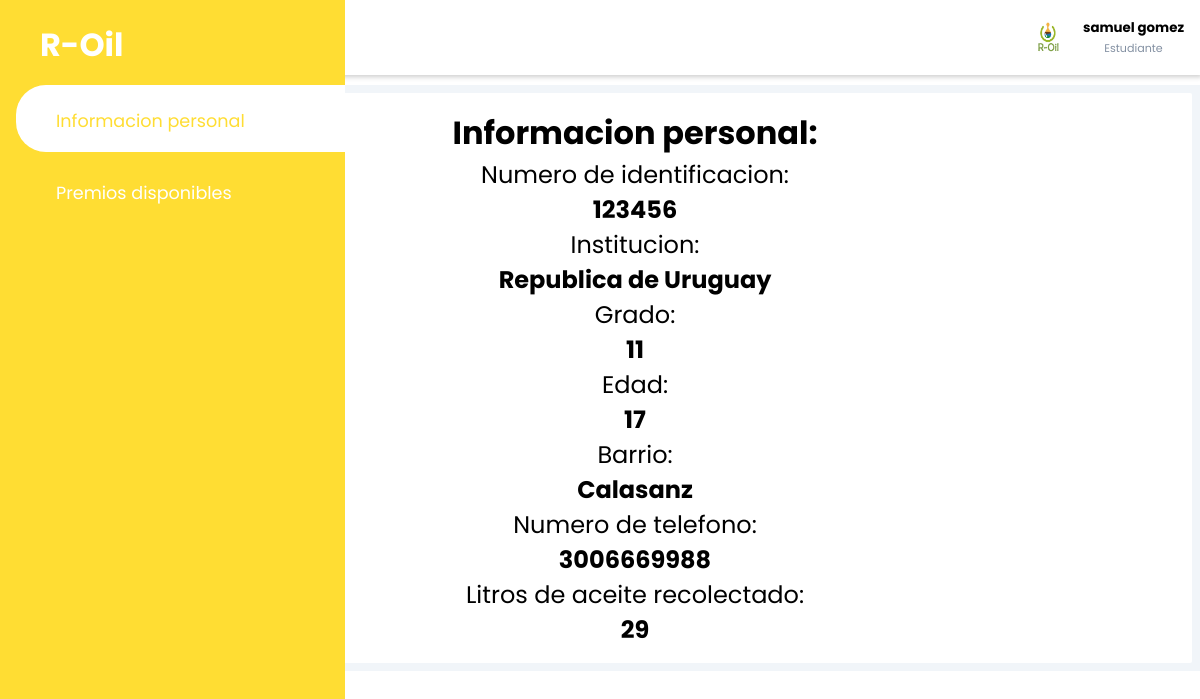
Page /estudiantes/datos/ (signed in) on the committed database.
### usuario/models.py (models this page shows, shortened)
class User(AbstractUser):
    first_name = models.CharField('first name', max_length=150, blank=True, null=True)
    last_name = models.CharField('last name', max_length=150, blank=True, null=True)
    email = models.EmailField('email address', blank=False, null=False)
    usuario_inst = models.BooleanField(default=False)
    admin_docente = models.BooleanField(default=False)
    admin_proyecto = models.BooleanField(default=False)
    class Meta:
        verbose_name = 'Usuario'
        verbose_name_plural = 'Usuarios'

### estudiante/models.py (models this page shows)
class Estudiante(models.Model):
    user = models.OneToOneField(User, on_delete=models.CASCADE)
    ni = models.BigIntegerField('numero_identificacion', unique=True,blank=True, null=True)
    institucion = models.ForeignKey(Institucion, blank = True, null = True, on_delete=models.CASCADE)
    grado  = models.IntegerField('grado', null=False, blank=False)
    edad = models.IntegerField('edad', null=False, blank=False)
    barrio  = models.CharField('barrio', max_length=200, null=False, blank=False)
    telefono = models.IntegerField('telefono', null=False, blank=False)
    aceite_recolectado = models.IntegerField('aceite recolectado', null=False, blank=False, default=0)
    puntos = models.IntegerField('puntos de recoleccion', null=False, blank=False, default=0)
    class Meta:
        verbose_name = 'Estudiante'
        verbose_name_plural = 'Estudiantes'

### instituciones/models.py (models this page shows)
class Institucion(models.Model):
    nombre = models.CharField(max_length=150, null=False, blank=False)
    localidad = models.CharField(max_length=150, null=False, blank=False,default='Medellin')
    barrio = models.CharField(max_length=150, null=False, blank=True)
    sede = models.CharField(max_length=150, null=True, blank=True)
    created = models.DateTimeField(auto_now_add=True)
    updated = models.DateTimeField(auto_now=True)
    aceite_recolectado = models.IntegerField(default=0)
    class Meta:
        verbose_name = 'Institucion'
        verbose_name_plural = 'Instituciones'

### estudiante/views.py (the view)
# urls.py: path('datos/', views.datos_estudiante.as_view(), name='datos' ),
class datos_estudiante(View, LoginRequiredMixin, permisos_estudiante_aceite):
    template_name = 'estudiante/datos.html'
    model = Estudiante
    def get(self, request, *args, **kwargs):
        usuario = User.objects.get(username = request.user)
        estudiante  = Estudiante.objects.get (user = usuario)
        return render(request, self.template_name, {'Estudiante': estudiante, 'Institucion': estudiante.institucion.nombre})

### Roil/templates/estudiante/datos.html (shortened to what this page needs)
{% extends "home_estudiantes.html" %}
{% load static %}
{% block head_content %}
    <link rel="stylesheet" href='{%static "css/style_estudiante.css" %}'>
    <link rel="stylesheet" type="text/css" href="{% static 'css/datosestudiantes.css' %}">
{% endblock %}
{% block content %}
    <center><h1>Informacion personal: </h1></center>
    <center><FONT SIZE=5><p>Numero de identificacion: </p></FONT></center>
    <center><h2>{{ Estudiante.ni }}</h2></center>
    <center><FONT SIZE=5><p>Institucion:</p></FONT></center>
    <center><h2>{{ Institucion }}</h2></center>
    <center><FONT SIZE=5><p>Grado:</p></FONT></center>
    <center><h2>{{ Estudiante.grado }}</h2></center>
    <center><FONT SIZE=5><p>Edad:</p></FONT></center>
    <center><h2>{{ Estudiante.edad }}</h2></center>
    <center><FONT SIZE=5><p>Barrio:</p></FONT></center>
    <center><h2>{{ Estudiante.barrio }}</h2></center>
    <center><FONT SIZE=5><p>Numero de telefono:</p></FONT></center>
    <center><h2>{{ Estudiante.telefono }}</h2></center>
    <center><FONT SIZE=5><p>Litros de aceite recolectado:</p></FONT></center>
    <center><h2>{{ Estudiante.aceite_recolectado}}</h2></center>
{% endblock %}

### Roil/templates/index1.html (shortened to what this page needs)
{% load static %}
<!DOCTYPE html>
<html lang="en">
	<head>
		<link rel="stylesheet" href="https://maxst.icons8.com/vue-static/landings/line-awesome/line-awesome/1.3.0/css/line-awesome.min.css">
		<link rel="stylesheet" href='{%static "css/style.css" %}'>
		{% block head_content %}{% endblock %}
	</head>
<body>
	<div class="sidebar">
		<div class="sidebar-brand">
			<h1><span>R-Oil</span></h1>
		</div>
		<div class="sidebar-menu">
			<ul>
				{% if user.usuario_inst %}
				<li>
					<a href="{% url 'datos' %}" class="{% if request.path == '/estudiantes/datos/' %}active{% endif %}"><span class="las la-money-check"></span>
					<span>Informacion personal</span></a>
				</li>
				<li>
					<a href="{% url 'premios:disponibles' %}" class="{% if request.path == '/premios/disponibles/' %}active{% endif %}"><span class="las la-money-check"></span>
					<span>Premios disponibles</span></a>
				</li>
				{% endif %}
			</ul>
		</div>
	</div>
	<div class="main-content">
		<header>
			<h2 id="dashboard">
			</h2>
			<div class="user-wrapper">
				<button ><div class="boton">
					<img src='{% static "imagenes/Logo R-Oil (1).jpg" %}' width="40px" height="40px" alt="">
					<div>
						<h4>{{ user.first_name }}&nbsp;{{ user.last_name }}</h4>
						{% if user.admin_proyecto %}
						<small>Administrador</small>
						{% elif user.admin_docente %}
						<small>Docente</small>
						{% else %}
						<small>Estudiante</small>
						{% endif %}
					</div>
				</div></button>
			</div>
		</header>
		<main>
			<div class="cards">
				<div class="card-single">
					{% block content %}
					{% endblock %}
				</div>
			</div>
		</main>
	</div>
</body>
</html>

### Roil/static/css/style.css (style rules this page uses)
:root { --main-color: #9ab729; --color-dark: #1D2231; --text-grey: #8390A2; }
* { padding: 0; margin: 0; box-sizing: border-box; list-style-type: none; text-decoration: none; font-family: 'Poppins', sans-serif; }
.sidebar { text-decoration: none; width: 300px; position: fixed; left: 0; top: 0; height: 100%; background: var(--main-color); z-index: 100%; transition: width 300ms; }
.sidebar-brand { height: 82px; padding: 1.3rem 0rem 1rem 4.2rem; color: #fff; }
.sidebar-menu { margin-top: 0.2rem; }
.sidebar-menu li { width: 100%; margin-bottom: 1.3rem; padding-left: 1rem; }
.sidebar-menu a { padding-left: 1rem; display: block; color: #fff; font-size: 1.1rem; }
.sidebar-menu a.active { background: #fff; padding-top: 1rem; padding-bottom: 1rem; color: var(--main-color); border-radius: 30px 0px 0px 30px; }
.sidebar-menu a span:first-child { font-size: 1.5rem; padding-right: 1rem; }
.main-content { transition: margin-left 300ms; margin-left: 300px; }
header { display: flex; justify-content: space-between; padding: 1rem 1rem; box-shadow: 2px 2px 5px rgba(0, 0, 0, 0.2); position: fixed; left: 300px; width: calc(100% - 300px); top: 0; z-index: 100; background: #fff ; transition: left 300ms; }
header h2 { padding-top: 0.5rem; color: #222; }
.user-wrapper { margin: 0px; padding: 0px; display: flex; position: relative; justify-content: space-around; align-items: center; }
.user-wrapper button { background-color: white; border: none; }
.boton { margin: 0; padding: 0; display: flex; }
.user-wrapper img { border-radius: 50%; margin-right: 1rem; }
.user-wrapper small { display: inline-block; color: var(--text-grey); }
main { margin-top: 85px; padding: 0.5rem 0.5rem; background: #f1f5f9; min-height: calc(100% - 90px); }
.cards { display: grid; margin-top: 0; }
.card-single { display:block; background: #fff; padding: 1rem; border-radius: 2px; }
@media only screen and (max-width:1200px) { .sidebar { width: 70px; } }
@media only screen and (max-width:1200px) { .sidebar .sidebar-brand { padding-left: 1.5rem; } }
@media only screen and (max-width:1200px) { .sidebar li a { padding-left: 1rem; } }
@media only screen and (max-width:1200px) { .main-content header { width: calc(100% - 70px); left: 70px; } }
@media only screen and (max-width:1200px) { .main-content { margin-left: 70px; } }

### Roil/static/css/style_estudiante.css (style rules this page uses)
:root { --main-color: #FFDD33; --color-dark: #1D2231; --text-grey: #8390A2; }
* { padding: 0; margin: 0; box-sizing: border-box; list-style-type: none; text-decoration: none; font-family: 'Poppins', sans-serif; }
.sidebar { text-decoration: none; width: 300px; position: fixed; left: 0; top: 0; height: 100%; background: var(--main-color); z-index: 100%; transition: width 300ms; }
.sidebar-brand { height: 82px; padding: 1.3rem 0rem 1rem 4.2rem; color: #fff; }
.sidebar-menu { margin-top: 0.2rem; }
.sidebar-menu li { width: 100%; margin-bottom: 1.3rem; padding-left: 1rem; }
.sidebar-menu a { padding-left: 1rem; display: block; color: #fff; font-size: 1.1rem; }
.sidebar-menu a.active { background: #fff; padding-top: 1rem; padding-bottom: 1rem; color: var(--main-color); border-radius: 30px 0px 0px 30px; }
.sidebar-menu a span:first-child { font-size: 1.5rem; padding-right: 1rem; }
.main-content { transition: margin-left 300ms; margin-left: 300px; }
header { display: flex; justify-content: space-between; padding: 1rem 1rem; box-shadow: 2px 2px 5px rgba(0, 0, 0, 0.2); position: fixed; left: 300px; width: calc(100% - 300px); top: 0; z-index: 100; background: #fff ; transition: left 300ms; }
header h2 { padding-top: 0.5rem; color: #222; }
.user-wrapper { display: flex; align-items: center; }
.user-wrapper img { border-radius: 50%; margin-right: 1rem; }
.user-wrapper small { display: inline-block; color: var(--text-grey); }
main { margin-top: 85px; padding: 0.5rem 0.5rem; background: #f1f5f9; min-height: calc(100% - 90px); }
.cards { display: grid; margin-top: 0; }
.card-single { display:block; background: #fff; padding: 1rem; border-radius: 2px; }
@media only screen and (max-width:1200px) { .sidebar { width: 70px; } }
@media only screen and (max-width:1200px) { .sidebar .sidebar-brand { padding-left: 1.5rem; } }
@media only screen and (max-width:1200px) { .sidebar li a { padding-left: 1rem; } }
@media only screen and (max-width:1200px) { .main-content header { width: calc(100% - 70px); left: 70px; } }
@media only screen and (max-width:1200px) { .main-content { margin-left: 70px; } }

### rows in the picture
User: first_name "samuel", last_name "gomez"
Estudiante: ni "123456", grado "11", edad "17", barrio "Calasanz", telefono "3006669988", aceite_recolectado "29"
Institucion: nombre "Republica de Uruguay"
